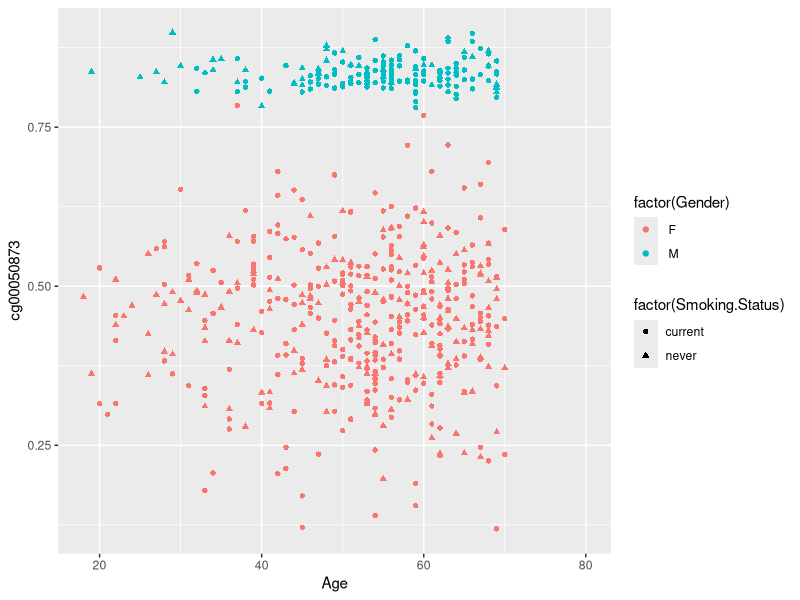

Recreate this plot in R.
## ---- chunk 1
knitr::opts_chunk$set(echo = TRUE)

library(ggplot2)
## ---- chunk 2
codebook <- read.delim("codebook.txt", sep = ";")
knitr::kable(codebook)
## ---- chunk 3
my_data <- read.csv("data/Smoker_Epigenetic_df.csv")
str(my_data)
my_data$Gender <- toupper(my_data$Gender)
summary(my_data)

## ---- chunk 4
ggplot(data = my_data, aes(Age, cg00050873, colour = factor(Gender), shape = factor(Smoking.Status))) +
  geom_point()

